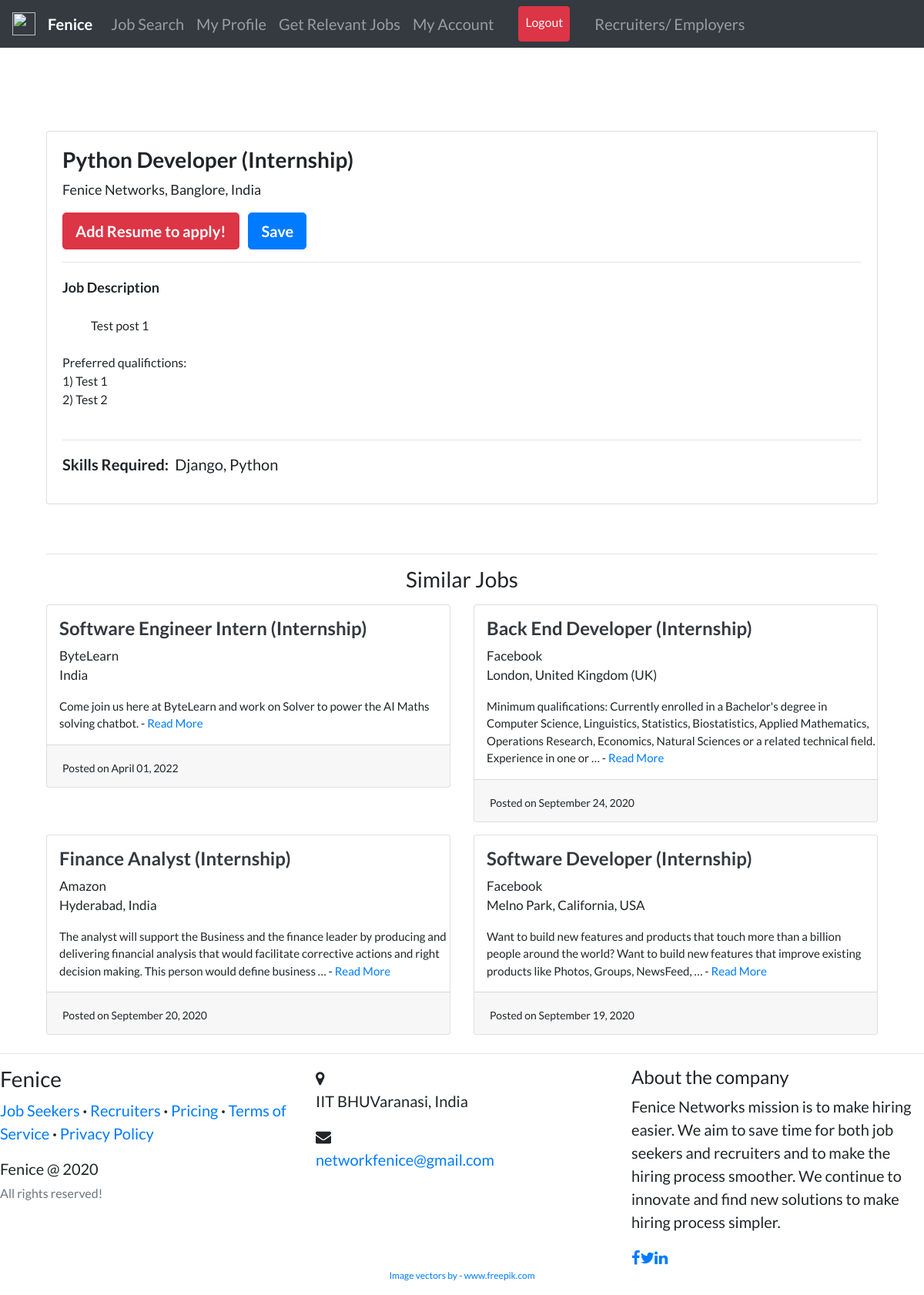
The app's page /job/job-post-test-1 (signed in) with its own data.
### recruiters/models.py (models this page shows, shortened)
class Job(models.Model):
    recruiter = models.ForeignKey(
        User, related_name='jobs', on_delete=models.CASCADE)
    title = models.CharField(max_length=255)
    company = models.CharField(max_length=200)
    location = models.CharField(max_length=255)
    description = models.TextField()
    skills_req = models.CharField(max_length=200)
    job_type = models.CharField(
        max_length=30, choices=CHOICES, default='Full Time', null=True)
    link = models.URLField(null=True, blank=True)
    slug = AutoSlugField(populate_from='title', unique=True, null=True)
    date_posted = models.DateTimeField(default=timezone.now)

### candidates/views.py (the view)
# urls.py: path('job/<slug>', views.job_detail, name='job-detail'),
def job_detail(request, slug):
    job = get_object_or_404(Job, slug=slug)
    apply_button = 0
    save_button = 0
    profile = Profile.objects.filter(user=request.user).first()
    if AppliedJobs.objects.filter(user=request.user).filter(job=job).exists():
        apply_button = 1
    if SavedJobs.objects.filter(user=request.user).filter(job=job).exists():
        save_button = 1
    relevant_jobs = []
    jobs1 = Job.objects.filter(
        company__icontains=job.company).order_by('-date_posted')
    jobs2 = Job.objects.filter(
        job_type__icontains=job.job_type).order_by('-date_posted')
    jobs3 = Job.objects.filter(
        title__icontains=job.title).order_by('-date_posted')
    for i in jobs1:
        if len(relevant_jobs) > 5:
            break
        if i not in relevant_jobs and i != job:
            relevant_jobs.append(i)
    for i in jobs2:
        if len(relevant_jobs) > 5:
            break
        if i not in relevant_jobs and i != job:
            relevant_jobs.append(i)
    for i in jobs3:
        if len(relevant_jobs) > 5:
            break
        if i not in relevant_jobs and i != job:
            relevant_jobs.append(i)
    return render(request, 'candidates/job_detail.html', {'job': job, 'profile': profile, 'apply_button': apply_button, 'save_button': save_button, 'relevant_jobs': relevant_jobs, 'candidate_navbar': 1})

### candidates/templates/candidates/job_detail.html
{% extends "users/layout.html" %} {% load static %} {% block content %}
<br /><br />
<div class="container">
  <div class="row">
    <div class="col-md-12">
      <div class="card card-signin my-5">
        <div class="card-body">
          <h3>
            <b>{{job.title}} ({{job.job_type}})</b>
          </h3>
          <p style="font-size: 18px">{{job.company}}, {{job.location}}</p>
          {% if job.link %}
          <a class="btn btn-warning btn-lg" href="{{job.link}}"
            ><b>Apply On Company's Website</b></a
          >
          {% else %} {% if not apply_button %} {% if profile.resume %}
          <a
            class="btn btn-warning btn-lg"
            href="{% url 'apply-job' job.slug %}"
            ><b>Apply Now</b></a
          >
          {%else %}
          <a class="btn btn-danger btn-lg" href="{% url 'edit-profile' %}"
            ><b>Add Resume to apply!</b></a
          >
          {%endif%} {% else %}
          <a class="btn btn-success btn-lg" href="{% url 'applied-jobs' %}"
            ><b>Applied!</b></a
          >
          {% endif %} {%endif%} {% if not save_button %}
          <a
            class="btn btn-primary btn-lg ml-2"
            href="{% url 'save-job' job.slug %}"
            ><b>Save</b></a
          >
          {% else %}
          <a
            class="btn btn-danger btn-lg ml-2"
            href="{% url 'remove-job' job.slug %}"
            ><b>Remove</b></a
          >
          {% endif %}
          <hr my-2 />
          <span style="font-size: 18px"><b>Job Description</b></span>
          <p style="white-space: pre-wrap; font-size: 16px">
            {{ job.description }}
          </p>
          <hr my-2 />
          <p><b class="mr-2">Skills Required:</b>{{job.skills_req}}</p>
        </div>
      </div>
    </div>
  </div>
  <hr my-1 />
  <h3 class="text-center">Similar Jobs</h3>
  <div class="row">
    {% for rel_job in relevant_jobs %}
    <div class="col-md-6">
      <div class="card card-signin my-2">
        <span class="ml-3 mt-3">
          <a href="{% url 'job-detail' rel_job.slug %}"
            ><h4 class="text-dark">
              <b>{{rel_job.title}} ({{rel_job.job_type}})</b>
            </h4></a
          >
          <p style="font-size: 17px">
            {{rel_job.company}}<br />{{rel_job.location}}
          </p>
          <p style="font-size: 15px">
            {{rel_job.description|truncatewords:30}} -
            <a href="{% url 'job-detail' rel_job.slug %}">Read More</a>
          </p>
        </span>
        <div class="card-footer">
          <span style="font-size: 14px"
            >Posted on {{rel_job.date_posted|date:"F d, Y"}}</span
          >
        </div>
      </div>
    </div>
    {% endfor %}
  </div>
</div>
{% endblock content %}

### users/templates/users/layout.html (style rules this page uses)
body { font-family: "Lato"; font-size: 20px; }

### records on screen
Job: title "Python Developer", job_type "Internship", company "Fenice Networks", location "Banglore, India", description "Test post 1 Preferred qualifictions: 1) Test 1 2) Test 2", skills_req "Django, Python"
Job: title "Software Engineer Intern", job_type "Internship", company "ByteLearn", location "India", description "Come join us here at ByteLearn and work on Solver to power the AI Maths solving chatbot.", date_posted "April 01, 2022"
Job: title "Back End Developer", job_type "Internship", company "Facebook", location "London, United Kingdom (UK)", description "Minimum qualifications: Currently enrolled in a Bachelor's degree in Computer Science, Linguistics, Statistics, Biostatistics, Applied Mathematics, Operations Research, Economics, Natural Sciences or a related technical field. Experience in one or …", date_posted "September 24, 2020"
Job: title "Finance Analyst", job_type "Internship", company "Amazon", location "Hyderabad, India", description "The analyst will support the Business and the finance leader by producing and delivering financial analysis that would facilitate corrective actions and right decision making. This person would define business …", date_posted "September 20, 2020"
Job: title "Software Developer", job_type "Internship", company "Facebook", location "Melno Park, California, USA", description "Want to build new features and products that touch more than a billion people around the world? Want to build new features that improve existing products like Photos, Groups, NewsFeed, …", date_posted "September 19, 2020"
